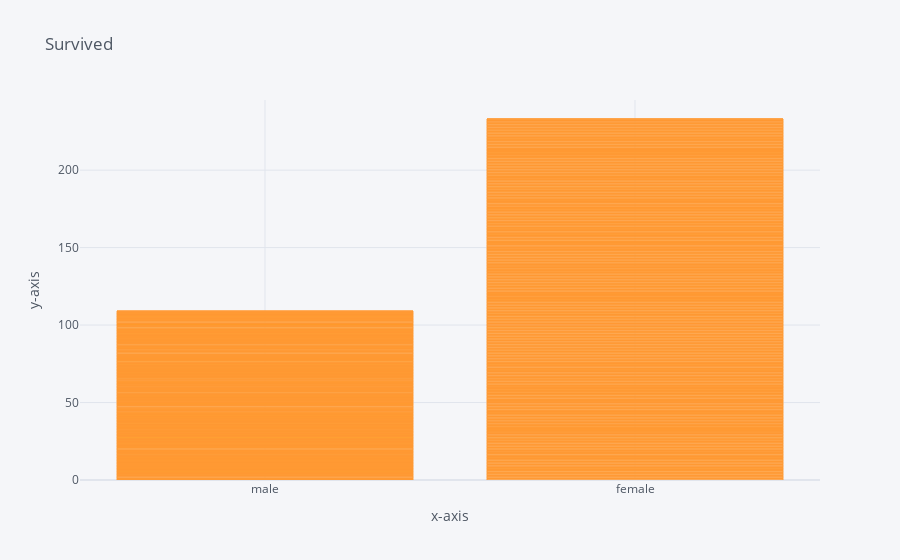

The notebook cell this image was saved under:
### Code cell
titanic.iplot(kind='bar',x='sex',y='survived',title='Survived',xTitle='x-axis',yTitle='y-axis')

### Figure 1 — Plotly figure (JSON) as saved in the notebook; plotly's stock layout.template omitted (floating-point values rounded to 4 significant figures; data arrays with more than 128 entries replaced by an {"elided": "..."} marker saying what was removed)
{"data": [{"marker": {"color": "rgba(255, 153, 51, 0.6)", "line": {"color": "rgba(255, 153, 51, 1.0)", "width": 1}}, "name": "survived", "orientation": "v", "text": "", "type": "bar", "x": {"elided": "891 str values"}, "y": {"elided": "891 int values"}}], "layout": {"legend": {"bgcolor": "#F5F6F9", "font": {"color": "#4D5663"}}, "paper_bgcolor": "#F5F6F9", "plot_bgcolor": "#F5F6F9", "title": {"font": {"color": "#4D5663"}, "text": "Survived"}, "xaxis": {"gridcolor": "#E1E5ED", "showgrid": true, "tickfont": {"color": "#4D5663"}, "title": {"font": {"color": "#4D5663"}, "text": "x-axis"}, "zerolinecolor": "#E1E5ED"}, "yaxis": {"gridcolor": "#E1E5ED", "showgrid": true, "tickfont": {"color": "#4D5663"}, "title": {"font": {"color": "#4D5663"}, "text": "y-axis"}, "zerolinecolor": "#E1E5ED"}}}
